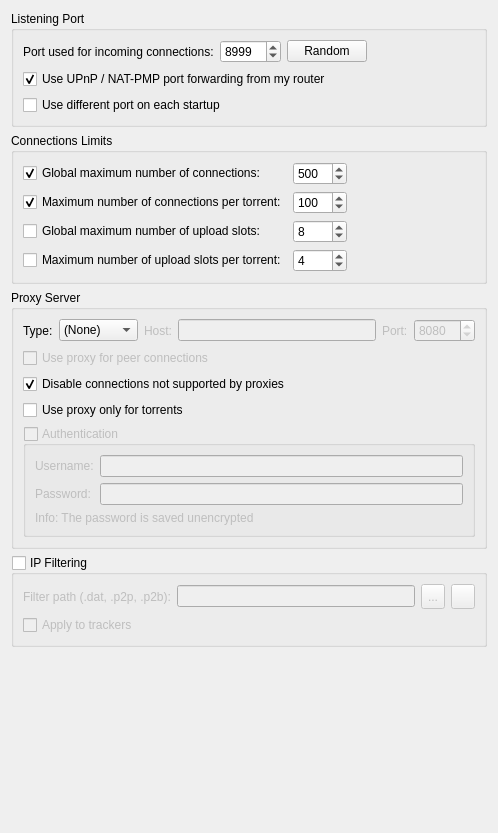
          <widget class="QWidget" name="scrollAreaWidgetContents_3">
           <property name="geometry">
            <rect>
             <x>0</x>
             <y>0</y>
             <width>498</width>
             <height>833</height>
            </rect>
           </property>
           <layout class="QVBoxLayout" name="verticalLayout_20">
            <item>
             <widget class="QGroupBox" name="ListeningPortBox">
              <property name="title">
               <string>Listening Port</string>
              </property>
              <layout class="QVBoxLayout" name="listeningPortLayout">
               <item>
                <layout class="QHBoxLayout" name="listeningPortLayout2">
                 <item>
                  <widget class="QLabel" name="lbl_ports">
                   <property name="text">
                    <string>Port used for incoming connections:</string>
                   </property>
                  </widget>
                 </item>
                 <item>
                  <widget class="QSpinBox" name="spinPort">
                   <property name="minimum">
                    <number>1</number>
                   </property>
                   <property name="maximum">
                    <number>65535</number>
                   </property>
                   <property name="value">
                    <number>8999</number>
                   </property>
                  </widget>
                 </item>
                 <item>
                  <widget class="QPushButton" name="randomButton">
                   <property name="text">
                    <string>Random</string>
                   </property>
                  </widget>
                 </item>
                 <item>
                  <spacer name="horizontalSpacer_4">
                   <property name="orientation">
                    <enum>Qt::Horizontal</enum>
                   </property>
                   <property name="sizeHint" stdset="0">
                    <size>
                     <width>40</width>
                     <height>20</height>
                    </size>
                   </property>
                  </spacer>
                 </item>
                </layout>
               </item>
               <item>
                <widget class="QCheckBox" name="checkUPnP">
                 <property name="text">
                  <string>Use UPnP / NAT-PMP port forwarding from my router</string>
                 </property>
                 <property name="checked">
                  <bool>true</bool>
                 </property>
                </widget>
               </item>
               <item>
                <widget class="QCheckBox" name="checkRandomPort">
                 <property name="text">
                  <string>Use different port on each startup</string>
                 </property>
                </widget>
               </item>
              </layout>
             </widget>
            </item>
            <item>
             <widget class="QGroupBox" name="nbConnecBox">
              <property name="title">
               <string>Connections Limits</string>
              </property>
              <layout class="QGridLayout" name="gridLayout">
               <item row="3" column="1">
                <widget class="QSpinBox" name="spinMaxUploadsPerTorrent">
                 <property name="maximum">
                  <number>500</number>
                 </property>
                 <property name="value">
                  <number>4</number>
                 </property>
                </widget>
               </item>
               <item row="1" column="0">
                <widget class="QCheckBox" name="checkMaxConnecsPerTorrent">
                 <property name="text">
                  <string>Maximum number of connections per torrent:</string>
                 </property>
                 <property name="checked">
                  <bool>true</bool>
                 </property>
                </widget>
               </item>
               <item row="0" column="0">
                <widget class="QCheckBox" name="checkMaxConnecs">
                 <property name="text">
                  <string>Global maximum number of connections:</string>
                 </property>
                 <property name="checked">
                  <bool>true</bool>
                 </property>
                </widget>
               </item>
               <item row="0" column="1">
                <widget class="QSpinBox" name="spinMaxConnec">
                 <property name="enabled">
                  <bool>true</bool>
                 </property>
                 <property name="minimum">
                  <number>2</number>
                 </property>
                 <property name="maximum">
                  <number>2000</number>
                 </property>
                 <property name="value">
                  <number>500</number>
                 </property>
                </widget>
               </item>
               <item row="1" column="1">
                <widget class="QSpinBox" name="spinMaxConnecPerTorrent">
                 <property name="minimum">
                  <number>2</number>
                 </property>
                 <property name="maximum">
                  <number>2000</number>
                 </property>
                 <property name="value">
                  <number>100</number>
                 </property>
                </widget>
               </item>
               <item row="3" column="0">
                <widget class="QCheckBox" name="checkMaxUploadsPerTorrent">
                 <property name="text">
                  <string>Maximum number of upload slots per torrent:</string>
                 </property>
                 <property name="checked">
                  <bool>false</bool>
                 </property>
                </widget>
               </item>
               <item row="2" column="0">
                <widget class="QCheckBox" name="checkMaxUploads">
                 <property name="text">
                  <string>Global maximum number of upload slots:</string>
                 </property>
                 <property name="checked">
                  <bool>false</bool>
                 </property>
                </widget>
               </item>
               <item row="2" column="1">
                <widget class="QSpinBox" name="spinMaxUploads">
                 <property name="maximum">
                  <number>2000</number>
                 </property>
                 <property name="value">
                  <number>8</number>
                 </property>
                </widget>
               </item>
               <item row="0" column="2">
                <spacer name="horizontalSpacer_3">
                 <property name="orientation">
                  <enum>Qt::Horizontal</enum>
                 </property>
                 <property name="sizeHint" stdset="0">
                  <size>
                   <width>40</width>
                   <height>20</height>
                  </size>
                 </property>
                </spacer>
               </item>
              </layout>
             </widget>
            </item>
            <item>
             <widget class="QGroupBox" name="groupProxy">
              <property name="enabled">
               <bool>true</bool>
              </property>
              <property name="title">
               <string>Proxy Server</string>
              </property>
              <layout class="QVBoxLayout" name="verticalLayout_29">
               <item>
                <layout class="QHBoxLayout" name="proxyTypeLayout">
                 <item>
                  <widget class="QLabel" name="ProxyType_lbl">
                   <property name="text">
                    <string>Type:</string>
                   </property>
                  </widget>
                 </item>
                 <item>
                  <widget class="QComboBox" name="comboProxyType">
                   <item>
                    <property name="text">
                     <string>(None)</string>
                    </property>
                   </item>
                   <item>
                    <property name="text">
                     <string>SOCKS4</string>
                    </property>
                   </item>
                   <item>
                    <property name="text">
                     <string>SOCKS5</string>
                    </property>
                   </item>
                   <item>
                    <property name="text">
                     <string>HTTP</string>
                    </property>
                   </item>
                  </widget>
                 </item>
                 <item>
                  <widget class="QLabel" name="lblProxyIP">
                   <property name="enabled">
                    <bool>false</bool>
                   </property>
                   <property name="text">
                    <string>Host:</string>
                   </property>
                  </widget>
                 </item>
                 <item>
                  <widget class="QLineEdit" name="textProxyIP">
                   <property name="enabled">
                    <bool>false</bool>
                   </property>
                   <property name="text">
                    <string/>
                   </property>
                  </widget>
                 </item>
                 <item>
                  <widget class="QLabel" name="lblProxyPort">
                   <property name="enabled">
                    <bool>false</bool>
                   </property>
                   <property name="text">
                    <string>Port:</string>
                   </property>
                  </widget>
                 </item>
                 <item>
                  <widget class="QSpinBox" name="spinProxyPort">
                   <property name="enabled">
                    <bool>false</bool>
                   </property>
                   <property name="minimum">
                    <number>1</number>
                   </property>
                   <property name="maximum">
                    <number>65535</number>
                   </property>
                   <property name="value">
                    <number>8080</number>
                   </property>
                  </widget>
                 </item>
                </layout>
               </item>
               <item>
                <widget class="QCheckBox" name="checkProxyPeerConnecs">
                 <property name="enabled">
                  <bool>false</bool>
                 </property>
                 <property name="toolTip">
                  <string>Otherwise, the proxy server is only used for tracker connections</string>
                 </property>
                 <property name="text">
                  <string>Use proxy for peer connections</string>
                 </property>
                </widget>
               </item>
               <item>
                <widget class="QCheckBox" name="checkForceProxy">
                 <property name="text">
                  <string>Disable connections not supported by proxies</string>
                 </property>
                 <property name="checked">
                  <bool>true</bool>
                 </property>
                </widget>
               </item>
               <item>
                <widget class="QCheckBox" name="isProxyOnlyForTorrents">
                 <property name="toolTip">
                  <string>RSS feeds, search engine, software updates or anything else other than torrent transfers and related operations (such as peer exchanges) will use a direct connection</string>
                 </property>
                 <property name="text">
                  <string>Use proxy only for torrents</string>
                 </property>
                 <property name="checked">
                  <bool>false</bool>
                 </property>
                </widget>
               </item>
               <item>
                <widget class="QGroupBox" name="checkProxyAuth">
                 <property name="enabled">
                  <bool>false</bool>
                 </property>
                 <property name="title">
                  <string>Authentication</string>
                 </property>
                 <property name="checkable">
                  <bool>true</bool>
                 </property>
                 <property name="checked">
                  <bool>false</bool>
                 </property>
                 <layout class="QVBoxLayout" name="verticalLayout_24">
                  <item>
                   <layout class="QGridLayout" name="gridLayout_12">
                    <item row="0" column="0">
                     <widget class="QLabel" name="lblProxyUsername">
                      <property name="text">
                       <string>Username:</string>
                      </property>
                     </widget>
                    </item>
                    <item row="0" column="1">
                     <widget class="QLineEdit" name="textProxyUsername"/>
                    </item>
                    <item row="1" column="0">
                     <widget class="QLabel" name="lblProxyPassword">
                      <property name="text">
                       <string>Password:</string>
                      </property>
                     </widget>
                    </item>
                    <item row="1" column="1">
                     <widget class="QLineEdit" name="textProxyPassword">
                      <property name="echoMode">
                       <enum>QLineEdit::Password</enum>
                      </property>
                     </widget>
                    </item>
                   </layout>
                  </item>
                  <item>
                   <widget class="QLabel" name="label_23">
                    <property name="text">
                     <string>Info: The password is saved unencrypted</string>
                    </property>
                   </widget>
                  </item>
                 </layout>
                </widget>
               </item>
              </layout>
             </widget>
            </item>
            <item>
             <widget class="QGroupBox" name="checkIPFilter">
              <property name="title">
               <string>IP Filtering</string>
              </property>
              <property name="checkable">
               <bool>true</bool>
              </property>
              <property name="checked">
               <bool>false</bool>
              </property>
              <layout class="QVBoxLayout" name="verticalLayout_17">
               <item>
                <layout class="QHBoxLayout" name="horizontalLayout_11">
                 <item>
                  <widget class="QLabel" name="lblFilterPath">
                   <property name="text">
                    <string>Filter path (.dat, .p2p, .p2b):</string>
                   </property>
                  </widget>
                 </item>
                 <item>
                  <widget class="QLineEdit" name="textFilterPath"/>
                 </item>
                 <item>
                  <widget class="QToolButton" name="browseFilterButton">
                   <property name="minimumSize">
                    <size>
                     <width>0</width>
                     <height>25</height>
                    </size>
                   </property>
                   <property name="text">
                    <string notr="true">...</string>
                   </property>
                  </widget>
                 </item>
                 <item>
                  <widget class="QToolButton" name="IpFilterRefreshBtn">
                   <property name="minimumSize">
                    <size>
                     <width>0</width>
                     <height>25</height>
                    </size>
                   </property>
                   <property name="toolTip">
                    <string>Reload the filter</string>
                   </property>
                  </widget>
                 </item>
                </layout>
               </item>
               <item>
                <widget class="QCheckBox" name="checkIpFilterTrackers">
                 <property name="text">
                  <string>Apply to trackers</string>
                 </property>
                </widget>
               </item>
              </layout>
             </widget>
            </item>
            <item>
             <spacer name="verticalSpacer_3">
              <property name="orientation">
               <enum>Qt::Vertical</enum>
              </property>
              <property name="sizeHint" stdset="0">
               <size>
                <width>20</width>
                <height>40</height>
               </size>
              </property>
             </spacer>
            </item>
           </layout>
          </widget>
